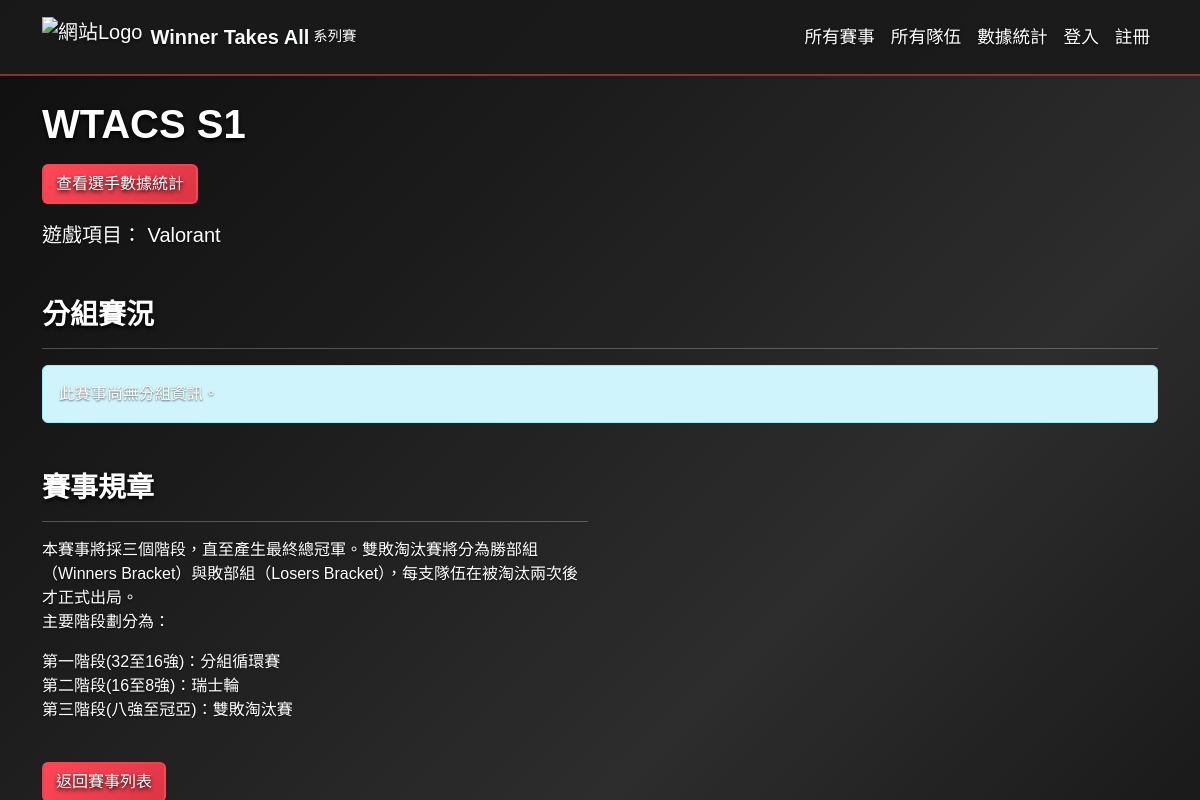
The app's page /tournaments/9/ with its own data.
### tournaments/models.py (models this page shows, shortened)
class Tournament(models.Model):
    class Format(models.TextChoices):
        SINGLE_ELIMINATION = 'single_elimination', '單敗淘汰'
        DOUBLE_ELIMINATION = 'double_elimination', '雙敗淘汰'
        ROUND_ROBIN = 'round_robin', '分組循環'
        SWISS = 'swiss', '瑞士輪'
    name = models.CharField(max_length=200, verbose_name="賽事名稱")
    game = models.CharField(max_length=100, verbose_name="遊戲名稱")
    start_date = models.DateTimeField(default=timezone.now, verbose_name="報名開始日期")
    end_date = models.DateTimeField(verbose_name="賽事結束日期")
    rules = models.TextField(verbose_name="賽事規章")
    status = models.CharField(
        max_length=10,
        choices=[('upcoming', '尚未開始'), ('ongoing', '進行中'), ('finished', '已結束')],
        default='upcoming',
        verbose_name="賽事狀態"
    )
    participants = models.ManyToManyField('Team', related_name='tournaments', blank=True, verbose_name="參賽隊伍")
    format = models.CharField(
        max_length=20,
        choices=Format.choices,
        default=Format.SINGLE_ELIMINATION,
        verbose_name="賽制"
    )

### tournaments/views.py (the view, shortened to what this page needs)
# urls.py: path('tournaments/<int:pk>/', views.tournament_detail, name='tournament_detail'), # 網址用複數 tournaments 較符合慣例
def tournament_detail(request, pk):
    tournament = get_object_or_404(
        Tournament.objects.prefetch_related(
            'participants',
            'matches__team1', 'matches__team2', 'matches__winner',
            'groups__teams', 'standings__team'
        ),
        pk=pk
    )
    context = {'tournament': tournament}
    if tournament.format == 'round_robin':
        context['groups'] = tournament.groups.all()
    else: # Elimination
        matches = tournament.matches.all()
        rounds = defaultdict(list)
        for match in matches:
            rounds[match.round_number].append(match)
        context['rounds'] = dict(rounds)
    return render(request, 'tournaments/tournament_detail.html', context)

### tournaments/templates/tournaments/tournament_detail.html (shortened to what this page needs)
{% extends 'tournaments/base.html' %}
{% block content %}
<h1 class="mb-3">{{ tournament.name }}</h1>
<a href="{% url 'tournament_stats' pk=tournament.pk %}" class="btn btn-info mb-3">查看選手數據統計</a>
<p class="lead"><strong>遊戲項目：</strong> {{ tournament.game }}</p>
{% if tournament.format == 'round_robin' %}
    <h3 class="mt-5">分組賽況</h3>
    <hr>
    <div class="accordion" id="groupAccordion">
        {% for group in groups %}
            <div class="accordion-item">
                <h2 class="accordion-header" id="heading{{ forloop.counter }}">
                    <button class="accordion-button {% if not forloop.first %}collapsed{% endif %}" type="button" data-bs-toggle="collapse" data-bs-target="#collapse{{ forloop.counter }}" aria-expanded="{% if forloop.first %}true{% else %}false{% endif %}" aria-controls="collapse{{ forloop.counter }}">
                        <strong>{{ group.name }}</strong>
                        <span class="ms-2 text-muted">({{ group.teams.count }} 支隊伍)</span>
                    </button>
                </h2>
                <div id="collapse{{ forloop.counter }}" class="accordion-collapse collapse {% if forloop.first %}show{% endif %}" aria-labelledby="heading{{ forloop.counter }}" data-bs-parent="#groupAccordion">
                    <div class="accordion-body">
                        <h6 class="mb-3">積分榜</h6>
                        <table class="table table-striped table-sm mb-4">
                            <thead class="table-dark">
                                <tr>
                                    <th>排名</th>
                                    <th>隊伍</th>
                                    <th>勝場</th>
                                    <th>敗場</th>
                                    <th>積分</th>
                                </tr>
                            </thead>
                            <tbody>
                                {% for standing in group.standings.all %}
                                <tr>
                                    <td>{{ forloop.counter }}</td>
                                    <td>{{ standing.team.name }}</td>
                                    <td>{{ standing.wins }}</td>
                                    <td>{{ standing.losses }}</td>
                                    <td><span class="badge bg-primary">{{ standing.points }}</span></td>
                                </tr>
                                {% empty %}
                                <tr><td colspan="5" class="text-center text-muted">此分組尚無積分資料。</td></tr>
                                {% endfor %}
                            </tbody>
                        </table>
                        <h6 class="mb-3">{{ group.name }} 賽程</h6>
                        <div class="row">
                            {% for match in tournament.matches.all %}
                                {% if match.team1 in group.teams.all and match.team2 in group.teams.all %}
                                    <div class="col-md-6 mb-2">
                                        <div class="card border-0 shadow-sm">
                                            <div class="card-body p-2 d-flex justify-content-between align-items-center">
                                                <span class="text-truncate" style="max-width: 40%;">{{ match.team1.name }}</span>
                                                <span class="badge bg-{% if match.status == 'completed' %}success{% else %}secondary{% endif %} mx-2">
                                                    {{ match.team1_score }} - {{ match.team2_score }}
                                                </span>
                                                <span class="text-truncate text-end" style="max-width: 40%;">{{ match.team2.name }}</span>
                                            </div>
                                        </div>
                                    </div>
                                {% endif %}
                            {% empty %}
                                <div class="col-12">
                                    <p class="text-center text-muted">此分組尚無賽程。</p>
                                </div>
                            {% endfor %}
                        </div>
                    </div>
                </div>
            </div>
        {% empty %}
            <div class="alert alert-info" role="alert">
                此賽事尚無分組資訊。
            </div>
        {% endfor %}
    </div>
{% endif %}
<div class="row mt-5">
    <div class="col-md-6">
        <h3>賽事規章</h3>
        <hr>
        <p>{{ tournament.rules|linebreaks }}</p>
    </div>
</div>
<a href="{% url 'tournament_list' %}" class="btn btn-secondary mt-4">返回賽事列表</a>
{% endblock %}

### tournaments/static/css/custom.css (style rules this page uses)
:root { --primary-color: #1a1a1a; --secondary-color: #2d2d2d; --accent-color: #ff4757; --background-color: #0f0f0f; --surface-color: #2d2d2d; --text-color: #f8f9fa; --text-secondary: #ffffff; --border-color: rgba(255, 71, 87, 0.3); --success-color: #ff4757; --error-color: #ff3742; }
html { background-color: var(--background-color); }
body { font-family: 'Noto Sans TC', sans-serif; background: linear-gradient(135deg, #0f0f0f 0%, #1a1a1a 30%, #2d2d2d 70%, #1a1a1a 100%); color: var(--text-color); background-color: var(--background-color); color: var(--text-color); }
h1, h2, h3, h4, h5 { color: var(--text-color); font-weight: 700; }
h1, h2, h3, h4, h5 { color: #ffffff !important; text-shadow: 0 2px 4px rgba(0, 0, 0, 1) !important; text-rendering: optimizeLegibility !important; -webkit-font-smoothing: antialiased !important; }
.btn, .btn-primary { background: linear-gradient(135deg, #ff4757, #dc3545) !important; border: 2px solid rgba(255, 71, 87, 0.6) !important; color: #ffffff !important; text-shadow: 0 2px 4px rgba(0, 0, 0, 1) !important; }
p, span, div, li { color: #ffffff !important; text-shadow: 0 1px 2px rgba(0, 0, 0, 0.6) !important; }
a { color: #ff4757 !important; }

### records on screen
Tournament: name "WTACS S1", game "Valorant", rules "本賽事將採三個階段，直至產生最終總冠軍。雙敗淘汰賽將分為勝部組（Winners Bracket）與敗部組（Losers Bracket），每支隊伍在被淘汰兩次後才正式出局。 主要階段劃分為： 第一階段(32至16強)：分組循環賽 第二階段(16至8強)：瑞士輪 第三階段(八強至冠亞)：雙敗淘汰賽"
